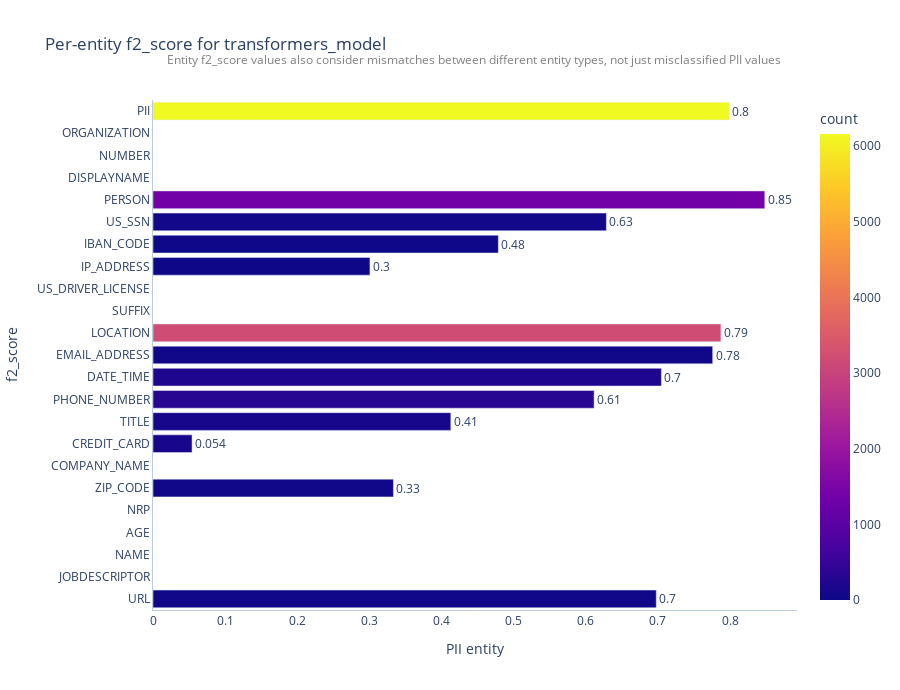
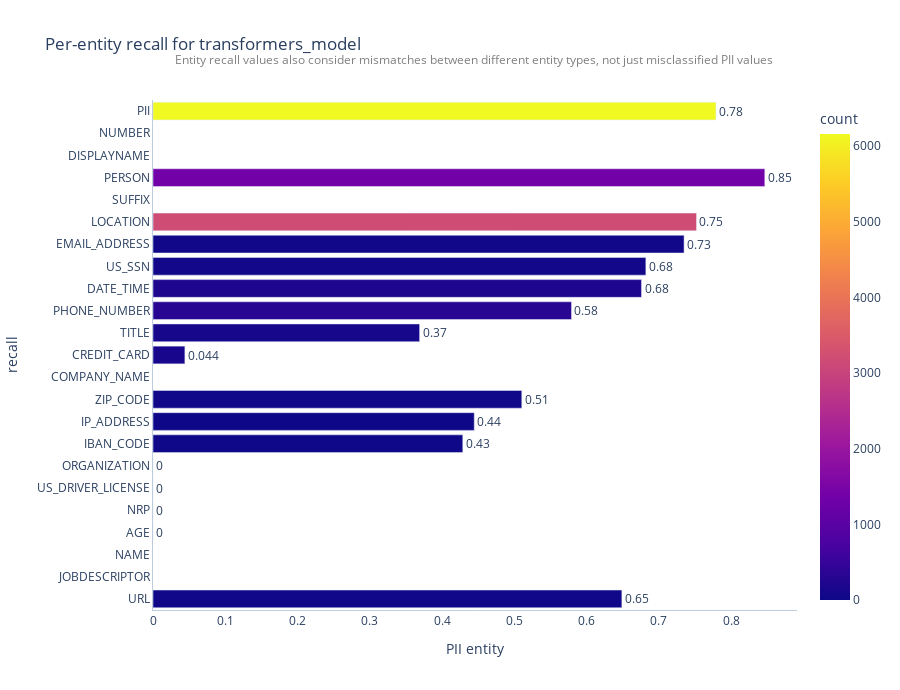
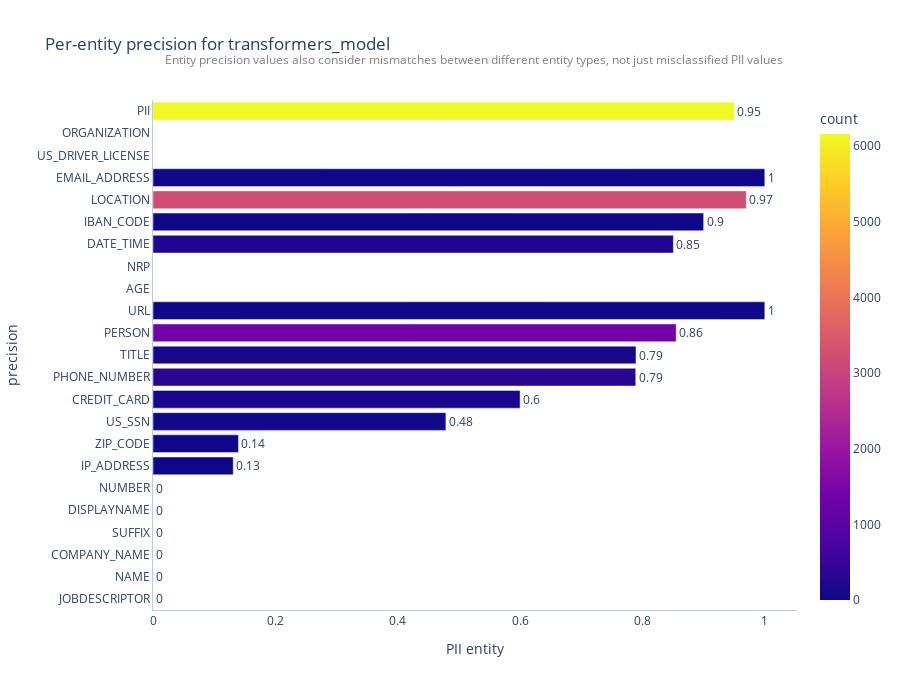

Notebook cell for these charts, in order:
### Code cell
plotter.plot_scores()

### Figure 1 — Plotly figure (JSON) as saved in the notebook; plotly's stock layout.template omitted (floating-point values rounded to 4 significant figures)
{"data": [{"alignmentgroup": "True", "cliponaxis": false, "hovertemplate": "f2_score=%{x}<br>entity=%{y}<br>count=%{marker.color}<extra></extra>", "legendgroup": "", "marker": {"color": [37, 0, 0, 74, 55, 49, 0, 3192, 122, 49, 0, 7, 1367, 18, 66, 21, 0, 219, 323, 136, 0, 423, 6158], "coloraxis": "coloraxis", "pattern": {"shape": ""}}, "name": "", "offsetgroup": "", "orientation": "h", "showlegend": false, "textangle": 0, "textfont": {"size": 12}, "textposition": "outside", "texttemplate": "%{x:.2}", "type": "bar", "x": [0.6977, null, null, null, null, 0.3333, null, 0.7872, 0.4128, 0.7759, null, null, 0.8481, 0.3008, 0.6285, 0.4787, null, 0.7048, 0.6115, 0.05415, null, null, 0.7987], "xaxis": "x", "y": ["URL", "JOBDESCRIPTOR", "NAME", "AGE", "NRP", "ZIP_CODE", "COMPANY_NAME", "LOCATION", "TITLE", "EMAIL_ADDRESS", "SUFFIX", "US_DRIVER_LICENSE", "PERSON", "IP_ADDRESS", "US_SSN", "IBAN_CODE", "DISPLAYNAME", "DATE_TIME", "PHONE_NUMBER", "CREDIT_CARD", "NUMBER", "ORGANIZATION", "PII"], "yaxis": "y"}], "layout": {"annotations": [{"font": {"color": "gray", "size": 12}, "showarrow": false, "text": "Entity f2_score values also consider mismatches between different entity types, not just misclassified PII values\n", "x": 0.5, "xref": "paper", "y": 1.1, "yref": "paper"}], "barmode": "group", "coloraxis": {"colorbar": {"title": {"text": "count"}}, "colorscale": [[0, "#0d0887"], [0.1111, "#46039f"], [0.2222, "#7201a8"], [0.3333, "#9c179e"], [0.4444, "#bd3786"], [0.5556, "#d8576b"], [0.6667, "#ed7953"], [0.7778, "#fb9f3a"], [0.8889, "#fdca26"], [1, "#f0f921"]]}, "height": 690, "legend": {"tracegroupgap": 0}, "plot_bgcolor": "#FFF", "title": {"text": "Per-entity f2_score for transformers_model"}, "xaxis": {"anchor": "y", "domain": [0, 1], "linecolor": "#BCCCDC", "showgrid": false, "title": {"text": "PII entity"}}, "yaxis": {"anchor": "x", "categoryorder": "total ascending", "domain": [0, 1], "linecolor": "#BCCCDC", "showgrid": false, "title": {"text": "f2_score"}}}}

### Figure 2 — Plotly figure (JSON) as saved in the notebook; plotly's stock layout.template omitted (floating-point values rounded to 4 significant figures)
{"data": [{"alignmentgroup": "True", "cliponaxis": false, "hovertemplate": "recall=%{x}<br>entity=%{y}<br>count=%{marker.color}<extra></extra>", "legendgroup": "", "marker": {"color": [37, 0, 0, 74, 55, 49, 0, 3192, 122, 49, 0, 7, 1367, 18, 66, 21, 0, 219, 323, 136, 0, 423, 6158], "coloraxis": "coloraxis", "pattern": {"shape": ""}}, "name": "", "offsetgroup": "", "orientation": "h", "showlegend": false, "textangle": 0, "textfont": {"size": 12}, "textposition": "outside", "texttemplate": "%{x:.2}", "type": "bar", "x": [0.6486, null, null, 0, 0, 0.5102, null, 0.7519, 0.3689, 0.7347, null, 0, 0.8464, 0.4444, 0.6818, 0.4286, null, 0.6758, 0.5789, 0.04412, null, 0, 0.7788], "xaxis": "x", "y": ["URL", "JOBDESCRIPTOR", "NAME", "AGE", "NRP", "ZIP_CODE", "COMPANY_NAME", "LOCATION", "TITLE", "EMAIL_ADDRESS", "SUFFIX", "US_DRIVER_LICENSE", "PERSON", "IP_ADDRESS", "US_SSN", "IBAN_CODE", "DISPLAYNAME", "DATE_TIME", "PHONE_NUMBER", "CREDIT_CARD", "NUMBER", "ORGANIZATION", "PII"], "yaxis": "y"}], "layout": {"annotations": [{"font": {"color": "gray", "size": 12}, "showarrow": false, "text": "Entity recall values also consider mismatches between different entity types, not just misclassified PII values\n", "x": 0.5, "xref": "paper", "y": 1.1, "yref": "paper"}], "barmode": "group", "coloraxis": {"colorbar": {"title": {"text": "count"}}, "colorscale": [[0, "#0d0887"], [0.1111, "#46039f"], [0.2222, "#7201a8"], [0.3333, "#9c179e"], [0.4444, "#bd3786"], [0.5556, "#d8576b"], [0.6667, "#ed7953"], [0.7778, "#fb9f3a"], [0.8889, "#fdca26"], [1, "#f0f921"]]}, "height": 690, "legend": {"tracegroupgap": 0}, "plot_bgcolor": "#FFF", "title": {"text": "Per-entity recall for transformers_model"}, "xaxis": {"anchor": "y", "domain": [0, 1], "linecolor": "#BCCCDC", "showgrid": false, "title": {"text": "PII entity"}}, "yaxis": {"anchor": "x", "categoryorder": "total ascending", "domain": [0, 1], "linecolor": "#BCCCDC", "showgrid": false, "title": {"text": "recall"}}}}

### Figure 3 — Plotly figure (JSON) as saved in the notebook; plotly's stock layout.template omitted (floating-point values rounded to 4 significant figures)
{"data": [{"alignmentgroup": "True", "cliponaxis": false, "hovertemplate": "precision=%{x}<br>entity=%{y}<br>count=%{marker.color}<extra></extra>", "legendgroup": "", "marker": {"color": [37, 0, 0, 74, 55, 49, 0, 3192, 122, 49, 0, 7, 1367, 18, 66, 21, 0, 219, 323, 136, 0, 423, 6158], "coloraxis": "coloraxis", "pattern": {"shape": ""}}, "name": "", "offsetgroup": "", "orientation": "h", "showlegend": false, "textangle": 0, "textfont": {"size": 12}, "textposition": "outside", "texttemplate": "%{x:.2}", "type": "bar", "x": [1, 0, 0, null, null, 0.1397, 0, 0.9697, 0.7895, 1, 0, null, 0.8551, 0.1311, 0.4787, 0.9, 0, 0.8506, 0.789, 0.6, 0, null, 0.9501], "xaxis": "x", "y": ["URL", "JOBDESCRIPTOR", "NAME", "AGE", "NRP", "ZIP_CODE", "COMPANY_NAME", "LOCATION", "TITLE", "EMAIL_ADDRESS", "SUFFIX", "US_DRIVER_LICENSE", "PERSON", "IP_ADDRESS", "US_SSN", "IBAN_CODE", "DISPLAYNAME", "DATE_TIME", "PHONE_NUMBER", "CREDIT_CARD", "NUMBER", "ORGANIZATION", "PII"], "yaxis": "y"}], "layout": {"annotations": [{"font": {"color": "gray", "size": 12}, "showarrow": false, "text": "Entity precision values also consider mismatches between different entity types, not just misclassified PII values\n", "x": 0.5, "xref": "paper", "y": 1.1, "yref": "paper"}], "barmode": "group", "coloraxis": {"colorbar": {"title": {"text": "count"}}, "colorscale": [[0, "#0d0887"], [0.1111, "#46039f"], [0.2222, "#7201a8"], [0.3333, "#9c179e"], [0.4444, "#bd3786"], [0.5556, "#d8576b"], [0.6667, "#ed7953"], [0.7778, "#fb9f3a"], [0.8889, "#fdca26"], [1, "#f0f921"]]}, "height": 690, "legend": {"tracegroupgap": 0}, "plot_bgcolor": "#FFF", "title": {"text": "Per-entity precision for transformers_model"}, "xaxis": {"anchor": "y", "domain": [0, 1], "linecolor": "#BCCCDC", "showgrid": false, "title": {"text": "PII entity"}}, "yaxis": {"anchor": "x", "categoryorder": "total ascending", "domain": [0, 1], "linecolor": "#BCCCDC", "showgrid": false, "title": {"text": "precision"}}}}
